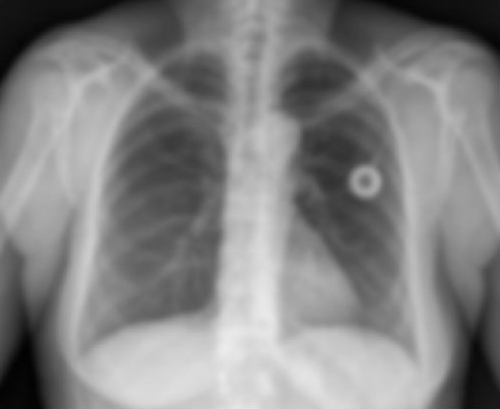
#> input picture HW3_DIP/images/chest.tif, 500 x 409 px
$ python 1.py
#> lines starting #> are read from the running program, lines starting #| are printed output that depends on the picture
import numpy as np
import cv2 as cv
import matplotlib.pyplot as plt
#import image
image = cv.imread("images/chest.tif",0)
#> image is the input picture: shape (409, 500); min 0, max 236, mean 131
#get descrite fourier transform of image
f = cv.dft(np.float32(image),flags = cv.DFT_COMPLEX_OUTPUT)
#shift it to show better
fshift = np.fft.fftshift(f)

# calculate amp and phase of figure by transfering the fourier from cartesian to polar
amp , phi = cv.cartToPolar(fshift[:,:,0], fshift[:,:,1])
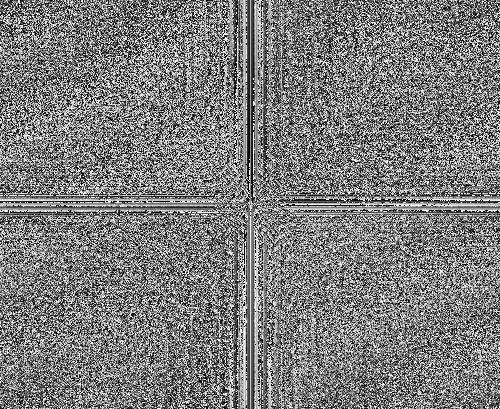
#> phi: shape (409, 500) float32; min 3.38e-06, max 6.28, mean 3.09; drawn with min black and max white
#and this is log to show all range of it
magnitude_spectrum = 20*np.log(np.abs(amp))
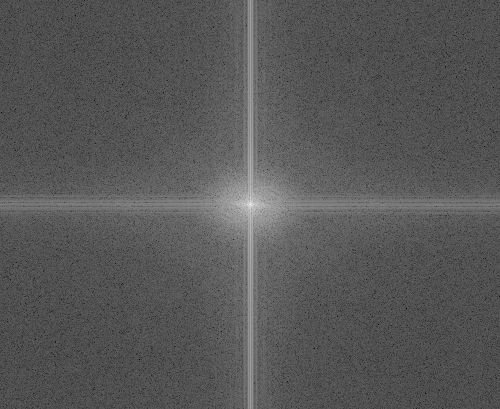
#> magnitude_spectrum: shape (409, 500) float32; min -17, max 342.1, mean 106.9; drawn with min black and max white

#show amp
plt.figure()
plt.subplot(2,2,1)
plt.imshow(magnitude_spectrum,cmap = 'gray')
plt.title("Magnitude spectrum")
plt.axis(False)
#show phase
plt.subplot(2,2,2)
plt.imshow(phi,cmap = 'gray')
plt.title("Phase")
plt.axis(False)

#return the shift that we had made to see amp and phase in the center
ishift = np.fft.ifftshift(fshift)
#get inverse descrite fourier transform
ifourier = cv.idft(ishift)
#convert 3d to 2d image
ifourier = cv.magnitude(ifourier[:,:,0],ifourier[:,:,1])
#show recoustructed image
plt.subplot(2,2,3)
plt.imshow(ifourier,cmap='gray')
plt.title("reconstructed")
plt.axis(False)

#cart is an auxiliary variable to correct polarToCart output shape
cart=np.zeros(np.shape(fshift))
#turn image from polar to cartesian coordination with negative phase to rotate
cartrev = cv.polarToCart(amp,-phi)
cart[:,:,0] = cartrev[0][:][:]
cart[:,:,1] = cartrev[1][:][:]
#return the shift that we had made to see amp and phase in the center
ishiftrev = np.fft.ifftshift(cart)
#get inverse descrite fourier transform
ifourierrev = cv.idft(ishiftrev)
#convert 3d to 2d image
ifourierrev = cv.magnitude(ifourierrev[:,:,0],ifourierrev[:,:,1])
#show mirrored image ref: center (rotate 180deg)
plt.subplot(2,2,4)
plt.imshow(ifourierrev,cmap='gray')
plt.title("mirror")
plt.axis(False)
plt.show()
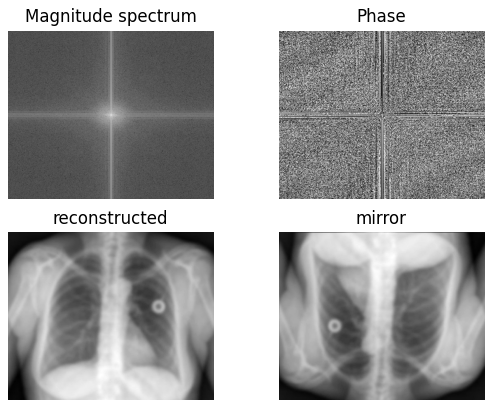
#> figure drawn by matplotlib, 4 panels

$ run again, with HW3_DIP/images/clown.tif copied over HW3_DIP/images/chest.tif
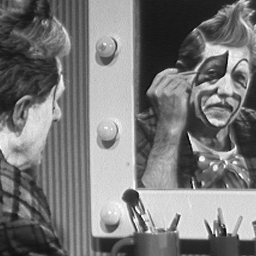
#> input picture HW3_DIP/images/clown.tif, 256 x 256 px
#> image is the input picture: shape (256, 256); min 3, max 255, mean 120.3
#> `magnitude_spectrum = 20*np.log(np.abs(amp))`:
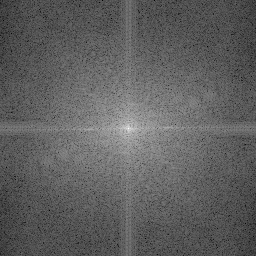
#> magnitude_spectrum: shape (256, 256) float32; min 43.67, max 317.6, mean 146.6; drawn with min black and max white
#> `plt.show()`:
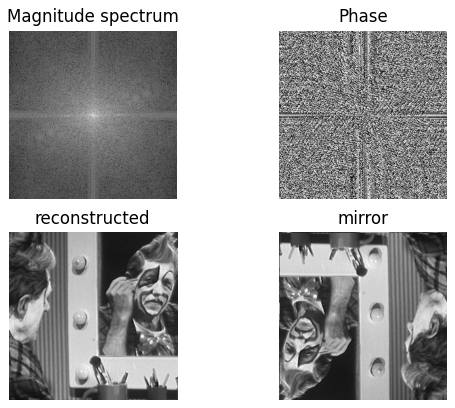
#> figure drawn by matplotlib, 4 panels
